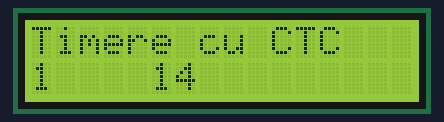
Recording of a sketch running on a simulated Arduino Uno, built with avr-gcc and run on an emulated ATmega328P. On the bench: 16×2 character LCD.

Above: at 0.21 s.
At 5.02 s:
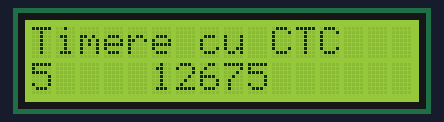
At 9.83 s:
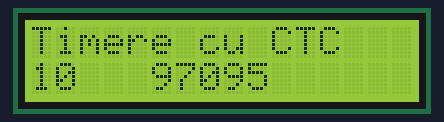
At 19.76 s:
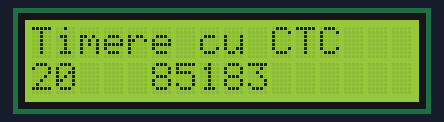
At 29.68 s:
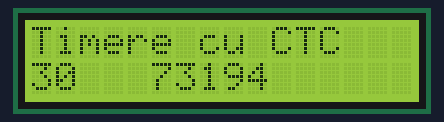
At 39.6 s:
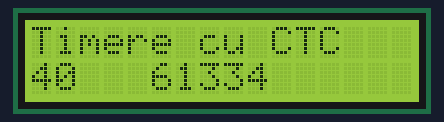

The sketch:

exemplu2.ino
```cpp
#include <avr/io.h>
#include <avr/interrupt.h>
#include <LiquidCrystal.h>

LiquidCrystal lcd(7, 6, 5, 4, 3, 2);
volatile int myVar;
void setup() {
  // initialize Timer1
  cli();       // facem disable la întreruperile globale
  TCCR1A = 0;  // setăm TCCR1A și B la 0
  TCCR1B = 0;
  lcd.begin(16, 2);
  lcd.print("Timere cu CTC");
  // setăm registrul cu valoarea căruia vom compara TCNT
  OCR1A = 15624;
  // activăm modul CTC:
  TCCR1B |= (1 << WGM12);
  // divizăm ceasul plăcii cu 1024:
  TCCR1B |= (1 << CS10);
  TCCR1B |= (1 << CS12);
  // facem enable la întreruperea la comparare prin setarea
  //bitului
  // corespunzător din mască
  TIMSK1 |= (1 << OCIE1A);
  // validăm sistemul global de întreruperi
  sei();
}

void loop() {
  lcd.setCursor(0, 1);
  lcd.print(myVar);
  lcd.setCursor(5, 1);
  lcd.print(TCNT1);
}

ISR(TIMER1_COMPA_vect) {
  myVar = myVar + 1;
}
```
